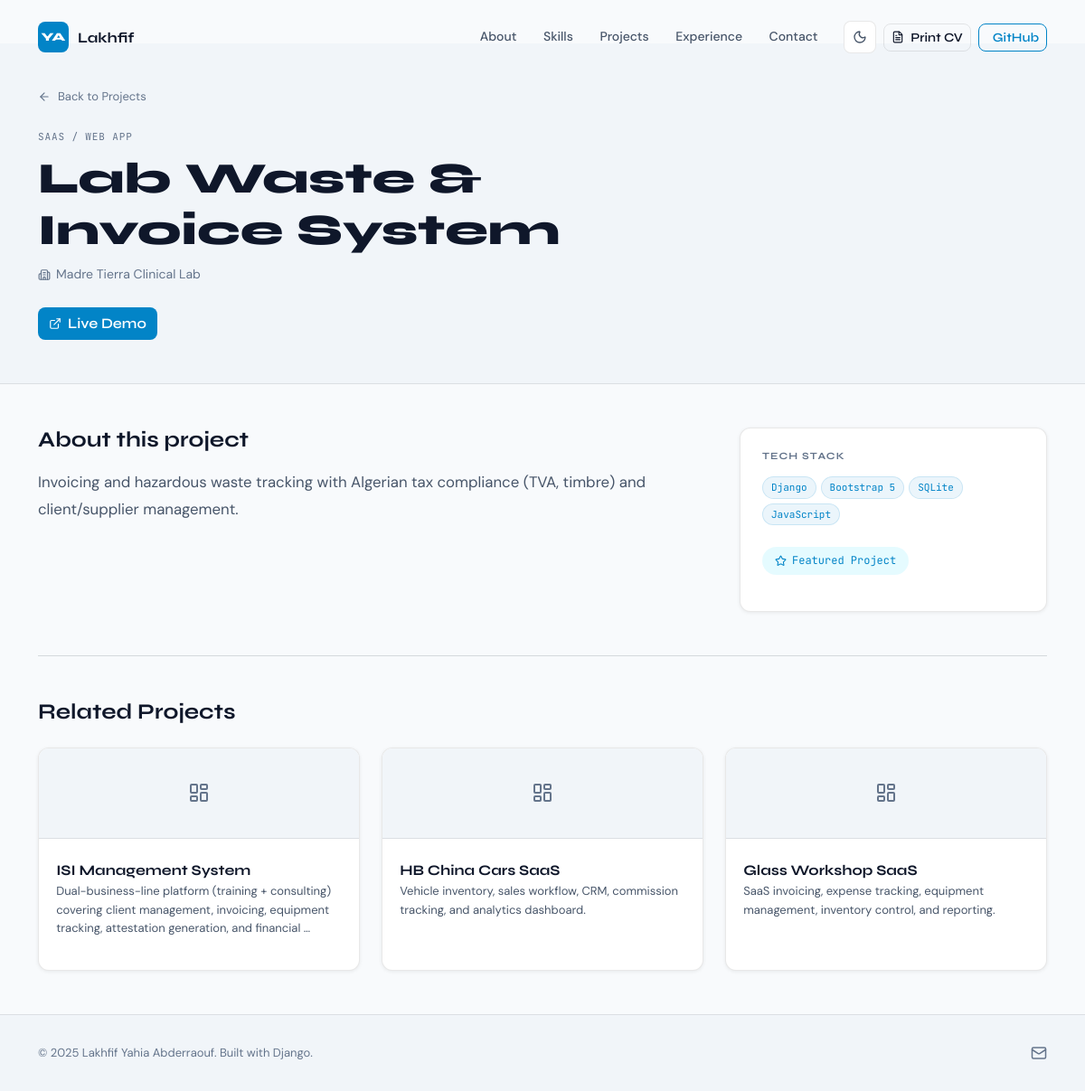
Screenshot of /project/lab-waste-invoice/ with the database file from the repository.
### pages/models.py (models this page shows, shortened)
class Project(models.Model):
    CATEGORY_CHOICES = [
        ('saas',      'SaaS / Web App'),
        ('ai',        'AI / ML'),
        ('mobile',    'Mobile'),
        ('desktop',   'Desktop'),
        ('elearning', 'E-Learning'),
        ('other',     'Other'),
    ]
    title       = models.CharField(max_length=200)
    slug        = models.SlugField(unique=True)
    category    = models.CharField(max_length=20, choices=CATEGORY_CHOICES, default='saas')
    client      = models.CharField(max_length=200, blank=True)
    description = models.TextField()
    tech_stack  = models.CharField(max_length=300, help_text='Comma-separated: Django, Bootstrap 5, ...')
    image       = models.ImageField(upload_to='projects/', blank=True, null=True)
    live_url    = models.URLField(blank=True)
    github_url  = models.URLField(blank=True)
    featured    = models.BooleanField(default=False)
    order       = models.PositiveSmallIntegerField(default=0, blank=True)
    created_at  = models.DateTimeField(auto_now_add=True)
    class Meta:
        ordering = ['order', '-created_at']
    def get_tech_list(self):
        return [t.strip() for t in self.tech_stack.split(',') if t.strip()]

class SiteProfile(models.Model):
    full_name   = models.CharField(max_length=200, default='Lakhfif Yahia Abderraouf')
    job_title   = models.CharField(max_length=200, default='Full-Stack Developer · Data Engineer')
    summary     = models.TextField(help_text='Short bio shown on CV and portfolio hero')
    location    = models.CharField(max_length=100, default='Sétif, Algeria')
    avatar      = models.ImageField(upload_to='profile/', blank=True, null=True)
    cv_file     = models.FileField(upload_to='cv/', blank=True, null=True,
                    help_text='Upload your CV as PDF or DOCX for the Download button')
    class Meta:
        verbose_name = 'Site Profile'
        verbose_name_plural = 'Site Profile'
    @classmethod
    def load(cls):
        obj, _ = cls.objects.get_or_create(pk=1, defaults={
            'summary': (
                'Full-Stack Developer and Data Engineer with a Master\'s in Big Data & '
                'Web Technologies (IDTW, Université Sétif 1, July 2024). Delivers production '
                'SaaS platforms across healthcare, automotive, tourism, and education. '
                'Startup Label acquired (Label Projet Innovant). University-level teacher '
                'and clinical IT infrastructure administrator.'
            )
        })
        return obj

### pages/views.py (the view)
# urls.py: path('project/<slug:slug>/', views.project_detail, name='project_detail'),
def project_detail(request, slug):
    project = get_object_or_404(Project, slug=slug)
    related = Project.objects.filter(category=project.category).exclude(pk=project.pk)[:3]
    return render(request, 'pages/project_detail.html', {
        'project': project, 'related': related,
    })

### pages/context_processors.py (called while the page is built)
def portfolio_info(request):
    profile  = SiteProfile.load()
    contacts = ContactLink.objects.all()
    contact_map = {c.link_type: c for c in contacts}
    return {
        'profile':     profile,
        'contacts':    contacts,
        'contact_map': contact_map,
        'owner': {
            'name':     profile.full_name,
            'title':    profile.job_title,
            'location': profile.location,
            'email':    contact_map.get('email', None) and contact_map['email'].label or '',
            'phone':    contact_map.get('phone',  None) and contact_map['phone'].label  or '',
            'github':   contact_map.get('github', None) and contact_map['github'].url   or '',
            'linkedin': contact_map.get('linkedin', None) and contact_map['linkedin'].url or '',
        }
    }

### templates/pages/project_detail.html (shortened to what this page needs)
{% extends 'base.html' %}
{% load static %}
{% block content %}
<div class="detail-hero">
  <div class="container">
    <div class="row align-items-center pt-5 mt-5">
      <div class="col-lg-8">
        <a href="{% url 'pages:home' %}#projects" class="back-link mb-4 d-inline-flex align-items-center gap-2">
          <i data-lucide="arrow-left" width="14" height="14"></i> Back to Projects
        </a>
        <span class="project-category-label mb-2 d-block">{{ project.get_category_display }}</span>
        <h1 class="detail-title">{{ project.title }}</h1>
        {% if project.client %}
        <p class="detail-client">
          <i data-lucide="building-2" width="14" height="14"></i> {{ project.client }}
        </p>
        {% endif %}
        <div class="detail-actions mt-4">
          {% if project.live_url %}
          <a href="{{ project.live_url }}" target="_blank" class="btn btn-accent me-3">
            <i data-lucide="external-link" width="14" height="14"></i> Live Demo
          </a>
          {% endif %}
        </div>
      </div>
    </div>
  </div>
</div>
<div class="container py-5">
  <div class="row g-5">
    <div class="col-lg-8">
      <h4 class="mb-3">About this project</h4>
      <p class="detail-desc">{{ project.description }}</p>
    </div>
    <div class="col-lg-4">
      <div class="detail-sidebar">
        <h6 class="sidebar-heading">Tech Stack</h6>
        <div class="project-tech-tags mb-4">
          {% for tech in project.get_tech_list %}
          <span class="tech-tag">{{ tech }}</span>
          {% endfor %}
        </div>
        {% if project.featured %}
        <div class="sidebar-badge mb-3">
          <i data-lucide="star" width="13" height="13"></i> Featured Project
        </div>
        {% endif %}
      </div>
    </div>
  </div>
  {% if related %}
  <hr class="my-5 border-secondary">
  <h4 class="mb-4">Related Projects</h4>
  <div class="row g-4">
    {% for p in related %}
    <div class="col-sm-6 col-lg-4">
      <div class="project-card">
        {% if p.image %}
        <div class="project-img-wrap">
          <img src="{{ p.image.url }}" alt="{{ p.title }}" class="project-img">
        </div>
        {% else %}
        <div class="project-placeholder-img small-placeholder">
          <i data-lucide="layout-dashboard" width="24" height="24"></i>
        </div>
        {% endif %}
        <div class="project-body">
          <h6 class="project-title"><a href="{% url 'pages:project_detail' p.slug %}">{{ p.title }}</a></h6>
          <p class="project-desc">{{ p.description|truncatewords:15 }}</p>
        </div>
      </div>
    </div>
    {% endfor %}
  </div>
  {% endif %}
</div>
{% endblock %}

### templates/base.html (shortened to what this page needs)
{% load static %}
<!DOCTYPE html>
<html lang="en" data-bs-theme="dark">
<head>
  <link href="https://cdn.jsdelivr.net/npm/bootstrap@5.3.3/dist/css/bootstrap.min.css" rel="stylesheet">
  <link rel="stylesheet" href="{% static 'css/style.css' %}">
</head>
<body>
  <nav class="navbar navbar-expand-lg fixed-top" id="mainNav">
    <div class="container">
      <a class="navbar-brand" href="{% url 'pages:home' %}">
        <span class="brand-initials">YA</span>
        <span class="brand-name">Lakhfif</span>
      </a>
      <div class="collapse navbar-collapse" id="navMenu">
        <ul class="navbar-nav ms-auto gap-1">
          <li class="nav-item"><a class="nav-link" href="#about">About</a></li>
          <li class="nav-item"><a class="nav-link" href="#skills">Skills</a></li>
          <li class="nav-item"><a class="nav-link" href="#projects">Projects</a></li>
          <li class="nav-item"><a class="nav-link" href="#experience">Experience</a></li>
          <li class="nav-item"><a class="nav-link" href="#contact">Contact</a></li>
        </ul>
        <button class="theme-toggle ms-3" id="themeToggle" title="Toggle theme">
          <i data-lucide="moon" width="16" height="16" class="icon-moon"></i>
        </button>
        <a href="{% url 'pages:cv_print' %}" target="_blank" class="btn btn-outline-light btn-sm ms-2">
          <i data-lucide="file-text" width="14" height="14"></i> Print CV
        </a>
        <a href="{{ owner.github }}" target="_blank" class="btn btn-outline-accent btn-sm ms-2">
           GitHub
        </a>
      </div>
    </div>
  </nav>
  {% block content %}{% endblock %}
  <footer class="site-footer">
    <div class="container">
      <div class="row align-items-center">
        <div class="col-md-6 text-center text-md-start mb-3 mb-md-0">
          <span class="footer-copy">© 2025 {{ owner.name }}. Built with Django.</span>
        </div>
        <div class="col-md-6 text-center text-md-end">
          <a href="mailto:{{ owner.email }}" class="footer-icon-link" title="Email">
            <i data-lucide="mail" width="18" height="18"></i>
          </a>
        </div>
      </div>
    </div>
  </footer>
</body>
</html>

### rows the page displays
Project: category "SAAS / WEB APP", title "Lab Waste & Invoice System", client "Madre Tierra Clinical Lab", description "Invoicing and hazardous waste tracking with Algerian tax compliance (TVA, timbre) and client/supplier management."
Project: title "ISI Management System", description "Dual-business-line platform (training + consulting) covering client management, invoicing, equipment tracking, attestation generation, and financial …"
Project: title "HB China Cars SaaS", description "Vehicle inventory, sales workflow, CRM, commission tracking, and analytics dashboard."
Project: title "Glass Workshop SaaS", description "SaaS invoicing, expense tracking, equipment management, inventory control, and reporting."
SiteProfile: name "Lakhfif Yahia Abderraouf"

### other values shown
{{ tech }} "Django" "Bootstrap 5" "SQLite" "JavaScript"
